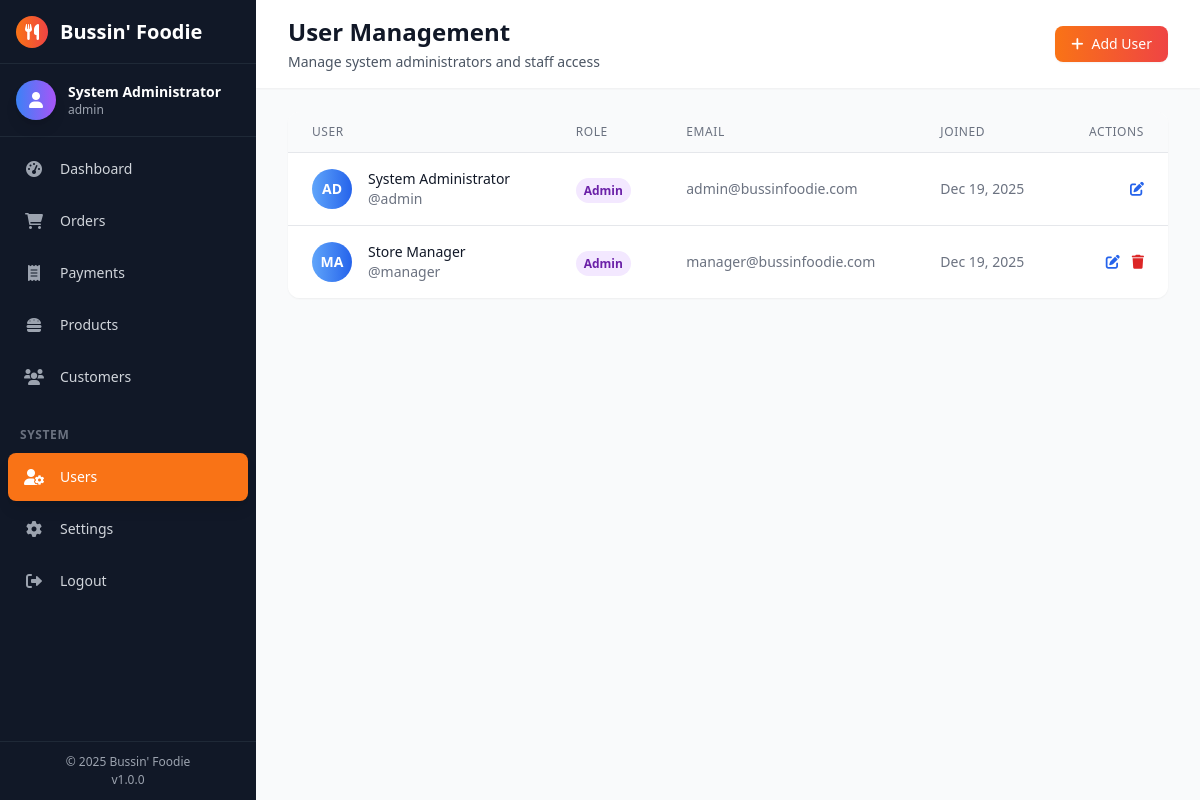
The app's page /users (signed in) with its own data.
### tables this page shows
CREATE TABLE `users` (
  `id` INT PRIMARY KEY AUTO_INCREMENT,
  `username` VARCHAR(50) UNIQUE NOT NULL,
  `email` VARCHAR(100) UNIQUE NOT NULL,
  `password_hash` VARCHAR(255) NOT NULL,
  `full_name` VARCHAR(100) NOT NULL,
  `role` ENUM('admin', 'staff') DEFAULT 'admin',
  `created_at` TIMESTAMP DEFAULT CURRENT_TIMESTAMP,
  `updated_at` TIMESTAMP DEFAULT CURRENT_TIMESTAMP ON UPDATE CURRENT_TIMESTAMP
);

### app/Helpers/Auth.php (called while the page is built, shortened)
<?php
class Auth {
    public static function isLoggedIn() {
        return isset($_SESSION['admin_logged_in']) && $_SESSION['admin_logged_in'] === true;
    }
    public static function getUser() {
        if (self::isLoggedIn()) {
            return [
                'id' => $_SESSION['admin_id'] ?? null,
                'name' => $_SESSION['admin_name'] ?? null,
                'role' => $_SESSION['admin_role'] ?? null
            ];
        }
        return null;
    }
}

### app/Controllers/UserController.php (called while the page is built, shortened)
<?php
class UserController {
    private $userModel;
    public function __construct() {
        require_once APP_PATH . '/Models/User.php';
        $this->userModel = new User();
    }
    public function index() {
        $users = $this->userModel->getAll();
        $this->render('users/index', [
            'users' => $users,
            'pageTitle' => 'User Management'
        ]);
    }
    private function render($view, $data = []) {
        extract($data);
        require_once VIEWS_PATH . '/layouts/header.php';
        require_once VIEWS_PATH . '/layouts/sidebar.php';
        require_once VIEWS_PATH . '/' . $view . '.php';
        require_once VIEWS_PATH . '/layouts/footer.php';
    }
}

### app/Models/User.php (called while the page is built, shortened)
<?php
class User {
    private $db;
    public function __construct() {
        require_once APP_PATH . '/Helpers/Database.php';
        $this->db = Database::getConnection();
    }
    public function getAll() {
        $stmt = $this->db->query("SELECT id, username, email, full_name, role, created_at FROM users ORDER BY created_at DESC");
        return $stmt->fetchAll();
    }
}

### config/database.php (called while the page is built, shortened)
<?php
function getDBConnection() {
    try {
        $dsn = "mysql:host=" . DB_HOST . ";dbname=" . DB_NAME . ";charset=" . DB_CHARSET;
        $pdo = new PDO($dsn, DB_USER, DB_PASS, DB_OPTIONS);
        $pdo->query("SELECT 1");
        return $pdo;
    } catch (PDOException $e) {
        error_log("Database connection failed: " . $e->getMessage());
        die("Database connection error. Please check configuration.");
    }
}

### app/Helpers/Database.php (called while the page is built, shortened)
<?php
class Database {
    private static $connection = null;
    public static function getConnection() {
        if (self::$connection === null) {
            try {
                require_once dirname(__DIR__, 2) . '/config/database.php';
                self::$connection = getDBConnection();
            } catch (Exception $e) {
                error_log("Database connection failed: " . $e->getMessage());
                throw $e;
            }
        }
        return self::$connection;
    }
}

### app/Helpers/functions.php (called while the page is built, shortened)
<?php
function e($value): string
{
    return htmlspecialchars((string) $value, ENT_QUOTES | ENT_SUBSTITUTE, 'UTF-8');
}

### app/Views/users/index.php (the view, shortened to what this page needs)
<div class="min-h-full-screen">
    <header class="bg-white shadow md:shadow-sm sticky top-0 z-20">
        <div class="px-4 sm:px-6 lg:px-8 py-4">
            <div class="flex items-center justify-between">
                <div class="flex-1 min-w-0">
                    <h1 class="text-xl md:text-2xl font-bold text-gray-900">User Management</h1>
                    <p class="hidden md:block mt-1 text-sm text-gray-600">Manage system administrators and staff access</p>
                </div>
                <div class="flex items-center space-x-3 ml-4">
                    <a href="/users/create" class="inline-flex items-center px-4 py-2 bg-gradient-to-r from-orange-500 to-red-500 text-white text-sm font-medium rounded-lg hover:from-orange-600 hover:to-red-600 shadow-sm transition-all duration-200">
                        <i class="fas fa-plus mr-2"></i> Add User
                    </a>
                </div>
            </div>
        </div>
    </header>
    <div class="px-4 sm:px-6 lg:px-8 py-6">
        <div class="bg-white rounded-xl shadow-sm overflow-hidden">
            <div class="overflow-x-auto">
                <table class="min-w-full divide-y divide-gray-200">
                    <thead class="bg-gray-50">
                        <tr>
                            <th class="px-6 py-3 text-left text-xs font-medium text-gray-500 uppercase tracking-wider">User</th>
                            <th class="px-6 py-3 text-left text-xs font-medium text-gray-500 uppercase tracking-wider">Role</th>
                            <th class="px-6 py-3 text-left text-xs font-medium text-gray-500 uppercase tracking-wider">Email</th>
                            <th class="px-6 py-3 text-left text-xs font-medium text-gray-500 uppercase tracking-wider">Joined</th>
                            <th class="px-6 py-3 text-right text-xs font-medium text-gray-500 uppercase tracking-wider">Actions</th>
                        </tr>
                    </thead>
                    <tbody class="bg-white divide-y divide-gray-200">
                        <?php foreach ($users as $u): ?>
                        <tr class="hover:bg-gray-50">
                            <td class="px-6 py-4 whitespace-nowrap">
                                <div class="flex items-center">
                                    <div class="h-10 w-10 rounded-full bg-gradient-to-r from-blue-400 to-blue-600 flex items-center justify-center text-white font-bold text-sm">
                                        <?= strtoupper(substr($u['username'], 0, 2)) ?>
                                    </div>
                                    <div class="ml-4">
                                        <div class="text-sm font-medium text-gray-900"><?= e($u['full_name']) ?></div>
                                        <div class="text-sm text-gray-500">@<?= e($u['username']) ?></div>
                                    </div>
                                </div>
                            </td>
                            <td class="px-6 py-4 whitespace-nowrap">
                                <span class="px-2 py-1 text-xs font-semibold rounded-full <?= $u['role'] == 'admin' ? 'bg-purple-100 text-purple-800' : 'bg-gray-100 text-gray-800' ?>">
                                    <?= ucfirst($u['role']) ?>
                                </span>
                            </td>
                            <td class="px-6 py-4 whitespace-nowrap text-sm text-gray-500">
                                <?= e($u['email']) ?>
                            </td>
                            <td class="px-6 py-4 whitespace-nowrap text-sm text-gray-500">
                                <?= date('M j, Y', strtotime($u['created_at'])) ?>
                            </td>
                            <td class="px-6 py-4 whitespace-nowrap text-right text-sm font-medium">
                                <div class="flex justify-end space-x-3">
                                    <a href="/users/edit/<?= $u['id'] ?>" class="text-blue-600 hover:text-blue-900"><i class="fas fa-edit"></i></a>
                                    <?php if ($u['id'] != $_SESSION['admin_id']): ?>
                                        <button onclick="confirmDeleteUser(<?= $u['id'] ?>, '<?= e($u['username']) ?>')" class="text-red-600 hover:text-red-900">
                                            <i class="fas fa-trash"></i>
                                        </button>
                                    <?php endif; ?>
                                </div>
                            </td>
                        </tr>
                        <?php endforeach; ?>
                    </tbody>
                </table>
            </div>
        </div>
    </div>
</div>

### app/Views/layouts/sidebar.php (shortened to what this page needs)
<?php if (Auth::isLoggedIn()): ?>
<?php
    $user = Auth::getUser();
    $currentUri = $_SERVER['REQUEST_URI'] ?? '/';
    function getLinkClass($uri, $path) {
        $isActive = false;
        if ($path === '/dashboard') {
            $isActive = ($uri === '/dashboard' || $uri === '/' || $uri === '/index.php');
        } else {
            $isActive = (strpos($uri, $path) === 0);
        }
        return $isActive
            ? 'bg-orange-500 text-white shadow-lg'
            : 'hover:bg-gray-800 hover:text-white text-gray-300';
    }
    function getIconClass($uri, $path) {
        $isActive = false;
        if ($path === '/dashboard') {
            $isActive = ($uri === '/dashboard' || $uri === '/' || $uri === '/index.php');
        } else {
            $isActive = (strpos($uri, $path) === 0);
        }
        return $isActive
            ? 'text-white'
            : 'text-gray-400 group-hover:text-white';
    }
?>
<div class="flex flex-col md:flex-row h-full">
    <aside id="sidebar"
           class="sidebar-transition fixed top-0 left-0 z-30 w-64 bg-gray-900 text-white transform -translate-x-full
                  md:sticky md:top-0 md:left-0 md:z-0 md:translate-x-0 md:flex md:flex-col md:h-screen md:min-h-screen">
        <div class="flex items-center justify-between h-16 px-4 border-b border-gray-800 bg-gray-900 flex-shrink-0">
            <div class="flex items-center space-x-3">
                <div class="w-8 h-8 bg-gradient-to-r from-orange-500 to-red-500 rounded-full flex items-center justify-center">
                    <i class="fas fa-utensils"></i>
                </div>
                <span class="text-xl font-bold">Bussin' Foodie</span>
            </div>
        </div>
        <div class="px-4 py-4 border-b border-gray-800 bg-gray-900 flex-shrink-0">
            <div class="flex items-center space-x-3">
                <div class="w-10 h-10 bg-gradient-to-r from-blue-500 to-purple-500 rounded-full flex items-center justify-center shadow-lg flex-shrink-0">
                    <i class="fas fa-user"></i>
                </div>
                <div class="flex-1 min-w-0">
                    <h3 class="font-semibold text-sm truncate" title="<?= e($user['name']) ?>"><?= e($user['name']) ?></h3>
                    <p class="text-xs text-gray-400 truncate"><?= e($user['role']) ?></p>
                </div>
            </div>
        </div>
        <div class="flex-1 overflow-y-auto overflow-x-hidden py-2">
            <nav class="space-y-1 px-2">
                <a href="/dashboard"
                   class="flex items-center space-x-3 px-3 py-2.5 rounded-lg transition-all duration-200 group <?= getLinkClass($currentUri, '/dashboard') ?>">
                    <div class="w-7 h-7 flex items-center justify-center shrink-0">
                        <i class="fas fa-tachometer-alt text-base <?= getIconClass($currentUri, '/dashboard') ?>"></i>
                    </div>
                    <span class="font-medium text-sm">Dashboard</span>
                </a>
                <a href="/orders"
                   class="flex items-center space-x-3 px-3 py-2.5 rounded-lg transition-all duration-200 group <?= getLinkClass($currentUri, '/orders') ?>">
                    <div class="w-7 h-7 flex items-center justify-center relative shrink-0">
                        <i class="fas fa-shopping-cart text-base <?= getIconClass($currentUri, '/orders') ?>"></i>
                    </div>
                    <span class="font-medium text-sm">Orders</span>
                </a>
                <a href="/payments"
                   class="flex items-center space-x-3 px-3 py-2.5 rounded-lg
                   transition-all duration-200 group <?=
                   getLinkClass($currentUri, '/payments') ?>">
                    <div class="w-7 h-7 flex items-center justify-center shrink-0">
                    <i class="fas fa-receipt text-base <?= getIconClass($currentUri, '/payments') ?>"></i>
                    </div>
                    <span class="font-medium text-sm">Payments</span>
                </a>
                <a href="/products"
                   class="flex items-center space-x-3 px-3 py-2.5 rounded-lg transition-all duration-200 group <?= getLinkClass($currentUri, '/products') ?>">
                    <div class="w-7 h-7 flex items-center justify-center relative shrink-0">
                        <i class="fas fa-hamburger text-base <?= getIconClass($currentUri, '/products') ?>"></i>
                    </div>
                    <span class="font-medium text-sm">Products</span>
                </a>
                <a href="/customers"
                   class="flex items-center space-x-3 px-3 py-2.5 rounded-lg transition-all duration-200 group <?= getLinkClass($currentUri, '/customers') ?>">
                    <div class="w-7 h-7 flex items-center justify-center shrink-0">
                        <i class="fas fa-users text-base <?= getIconClass($currentUri, '/customers') ?>"></i>
                    </div>
                    <span class="font-medium text-sm">Customers</span>
                </a>
                <div class="px-3 pt-4 pb-1">
                    <span class="text-xs uppercase text-gray-500 tracking-wider font-semibold">System</span>
                </div>
                <a href="/users"
                   class="flex items-center space-x-3 px-3 py-2.5 rounded-lg transition-all duration-200 group <?= getLinkClass($currentUri, '/users') ?>">
                    <div class="w-7 h-7 flex items-center justify-center shrink-0">
                        <i class="fas fa-user-cog text-base <?= getIconClass($currentUri, '/users') ?>"></i>
                    </div>
                    <span class="font-medium text-sm">Users</span>
                </a>
                <a href="/settings"
                   class="flex items-center space-x-3 px-3 py-2.5 rounded-lg transition-all duration-200 group hover:bg-gray-800 hover:text-white text-gray-300">
                    <div class="w-7 h-7 flex items-center justify-center shrink-0">
                        <i class="fas fa-cog text-base text-gray-400 group-hover:text-white"></i>
                    </div>
                    <span class="font-medium text-sm">Settings</span>
                </a>
                <a href="/logout"
                   class="flex items-center space-x-3 px-3 py-2.5 rounded-lg transition-all duration-200 hover:bg-red-900 hover:text-white text-gray-300 group mt-4 mb-2">
                    <div class="w-7 h-7 flex items-center justify-center shrink-0">
                        <i class="fas fa-sign-out-alt text-base text-gray-400 group-hover:text-white"></i>
                    </div>
                    <span class="font-medium text-sm">Logout</span>
                </a>
            </nav>
        </div>
        <div class="px-4 py-3 border-t border-gray-800 bg-gray-900 flex-shrink-0">
            <div class="text-center text-xs text-gray-400">
                <p>© <?= date('Y') ?> Bussin' Foodie</p>
                <p class="mt-0.5">v1.0.0</p>
            </div>
        </div>
    </aside>
    <div class="flex-1 w-full md:min-h-screen overflow-y-auto bg-gray-50">
        <main id="mainContent" class="min-h-screen w-full">
<?php endif; ?>

### app/Views/layouts/header.php (style rules this page uses)
.sidebar-transition { transition: transform 0.3s cubic-bezier(0.4, 0, 0.2, 1); }
html, body { height: 100%; }
#sidebar { scrollbar-width: thin; scrollbar-color: #4b5563 #1f2937; }

### records on screen
users: full_name "System Administrator", role "admin", username "AD", username "admin", role "Admin", email "admin@bussinfoodie.com", created_at "Dec 19, 2025"
users: username "MA", full_name "Store Manager", username "manager", role "Admin", email "manager@bussinfoodie.com", created_at "Dec 19, 2025"
